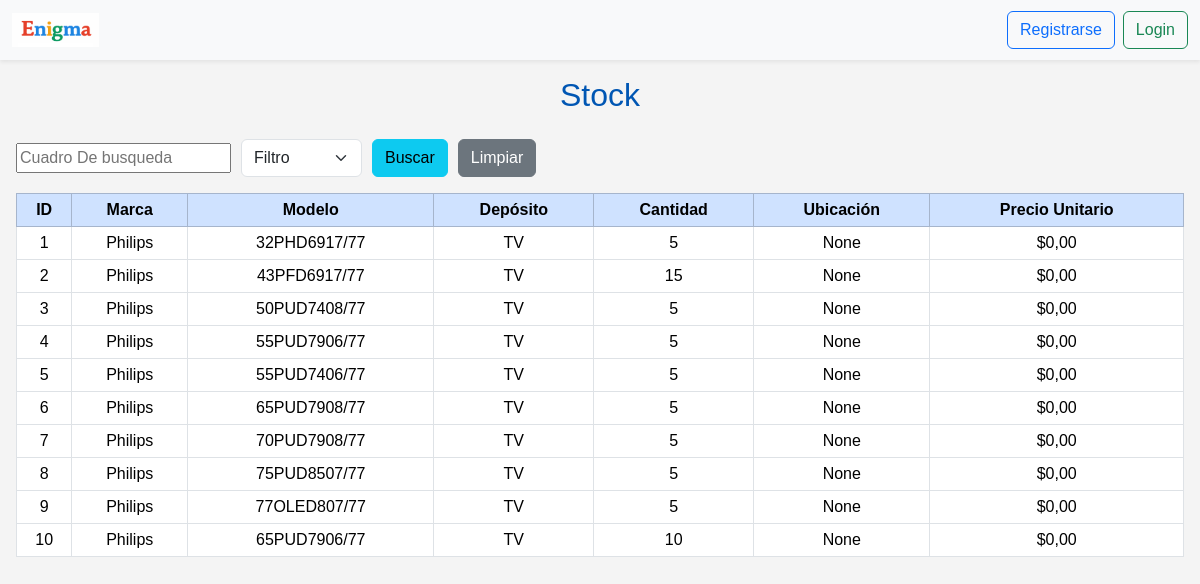
Page /stock/stock/ on the committed database.
### apps/stock/models.py (models this page shows, shortened)
class StockProductos(models.Model):
    id = models.AutoField(primary_key=True)
    producto_id = models.ForeignKey('ingresos.Productos', on_delete=models.CASCADE)
    deposito_id = models.ForeignKey('stock.Depositos', on_delete=models.CASCADE)
    cantidad_total = models.IntegerField()
    ubicacion = models.CharField(max_length=100, blank=True, null=True)
    precio_unitario = models.DecimalField(max_digits=10, decimal_places=2, default=0.00)

class Depositos(models.Model):
    id = models.AutoField(primary_key=True)
    nombre = models.CharField(max_length=50)

### apps/ingresos/models.py (models this page shows, shortened)
class Productos(models.Model):
    id = models.AutoField(primary_key=True)
    marca = models.CharField(max_length=30)
    modelo = models.CharField(max_length=50, unique=True)

### apps/stock/views.py (the view, shortened to what this page needs)
# urls.py: path('stock/', StockView.as_view(), name="stock"),
class StockView(View):
    def get(self, request):
        productos = StockProductos.objects.select_related('producto_id', 'deposito_id').all()
        busqueda = request.GET.get('busqueda')
        filtro = request.GET.get('filtro')
        return render(request, 'stock.html', {
            'productos': productos,
            'show_navbar': True
        })

### apps/stock/templates/stock.html (shortened to what this page needs)
{% extends "base.html" %}
{% block content %}
<h2>Stock</h2>
<form method="get" style="display: flex; gap: 10px; flex-wrap: wrap; align-items: center; margin-bottom: 1rem;">
<input type="text" name="busqueda" placeholder="Cuadro De busqueda" value="{{ request.GET.busqueda }}">
<select name="filtro" class="form-select w-auto">
    <option value="">Filtro</option>
</select>
<button class="btn btn-info" type="submit">Buscar</button>
<a class="btn btn-secondary" href="{% url 'stock' %}">Limpiar</a>
</form>
<table class="table table-bordered table-hover table-sm align-middle text-center w-100">
<thead class="table-primary">
    <tr>
        <th>ID</th>
        <th>Marca</th>
        <th>Modelo</th>
        <th>Depósito</th>
        <th>Cantidad</th>
        <th>Ubicación</th>
        <th>Precio Unitario</th>
    </tr>
</thead>
<tbody>
    {% for producto in productos %}
    <tr>
        <td>{{ producto.id }}</td>
        <td>{{ producto.producto_id.marca }}</td>
        <td>{{ producto.producto_id.modelo }}</td>
        <td>{{ producto.deposito_id.nombre }}</td>
        <td>{{ producto.cantidad_total }}</td>
        <td>{{ producto.ubicacion }}</td>
        <td>${{ producto.precio_unitario }}</td>
    </tr>
    {% empty %}
    <tr>
        <td colspan="7">No se encontraron productos</td>
    </tr>
    {% endfor %}
</tbody>
</table>
{% endblock %}

### static/css/style.css (style rules this page uses)
body { font-family: Arial, sans-serif; background-color: #f4f4f4; color: #333; }
h1, h2 { text-align: center; color: #0056b3; margin-bottom: 25px; }

### rows in the picture
StockProductos: id "1", producto_id.marca "Philips", producto_id.modelo "32PHD6917/77", deposito_id.nombre "TV", cantidad_total "5", ubicacion "None", precio_unitario "0,00"
StockProductos: id "2", producto_id.marca "Philips", producto_id.modelo "43PFD6917/77", deposito_id.nombre "TV", cantidad_total "15", ubicacion "None", precio_unitario "0,00"
StockProductos: id "3", producto_id.marca "Philips", producto_id.modelo "50PUD7408/77", deposito_id.nombre "TV", cantidad_total "5", ubicacion "None", precio_unitario "0,00"
StockProductos: id "4", producto_id.marca "Philips", producto_id.modelo "55PUD7906/77", deposito_id.nombre "TV", cantidad_total "5", ubicacion "None", precio_unitario "0,00"
StockProductos: id "5", producto_id.marca "Philips", producto_id.modelo "55PUD7406/77", deposito_id.nombre "TV", cantidad_total "5", ubicacion "None", precio_unitario "0,00"
StockProductos: id "6", producto_id.marca "Philips", producto_id.modelo "65PUD7908/77", deposito_id.nombre "TV", cantidad_total "5", ubicacion "None", precio_unitario "0,00"
StockProductos: id "7", producto_id.marca "Philips", producto_id.modelo "70PUD7908/77", deposito_id.nombre "TV", cantidad_total "5", ubicacion "None", precio_unitario "0,00"
StockProductos: id "8", producto_id.marca "Philips", producto_id.modelo "75PUD8507/77", deposito_id.nombre "TV", cantidad_total "5", ubicacion "None", precio_unitario "0,00"
StockProductos: id "9", producto_id.marca "Philips", producto_id.modelo "77OLED807/77", deposito_id.nombre "TV", cantidad_total "5", ubicacion "None", precio_unitario "0,00"
StockProductos: id "10", producto_id.marca "Philips", producto_id.modelo "65PUD7906/77", deposito_id.nombre "TV", cantidad_total "10", ubicacion "None", precio_unitario "0,00"
